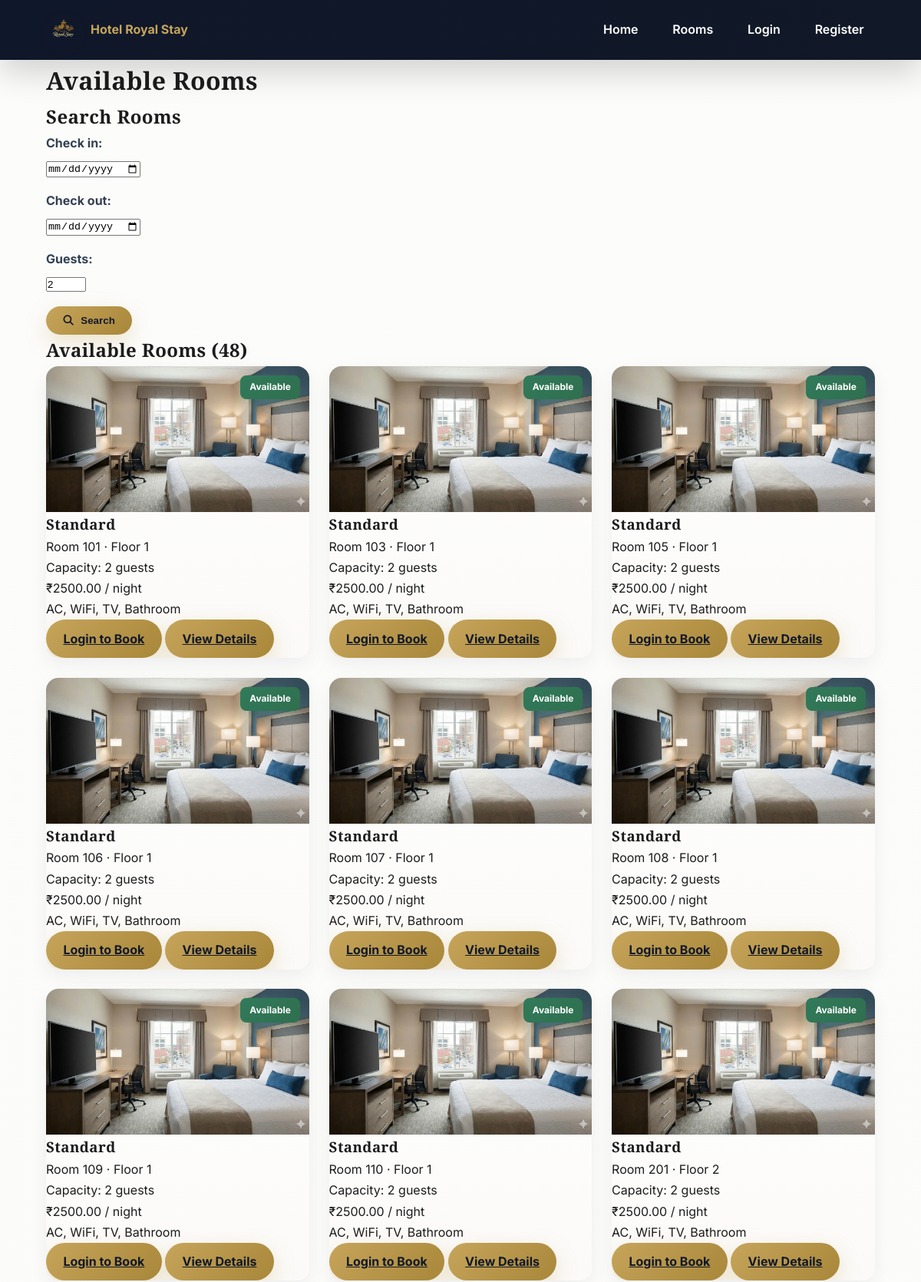
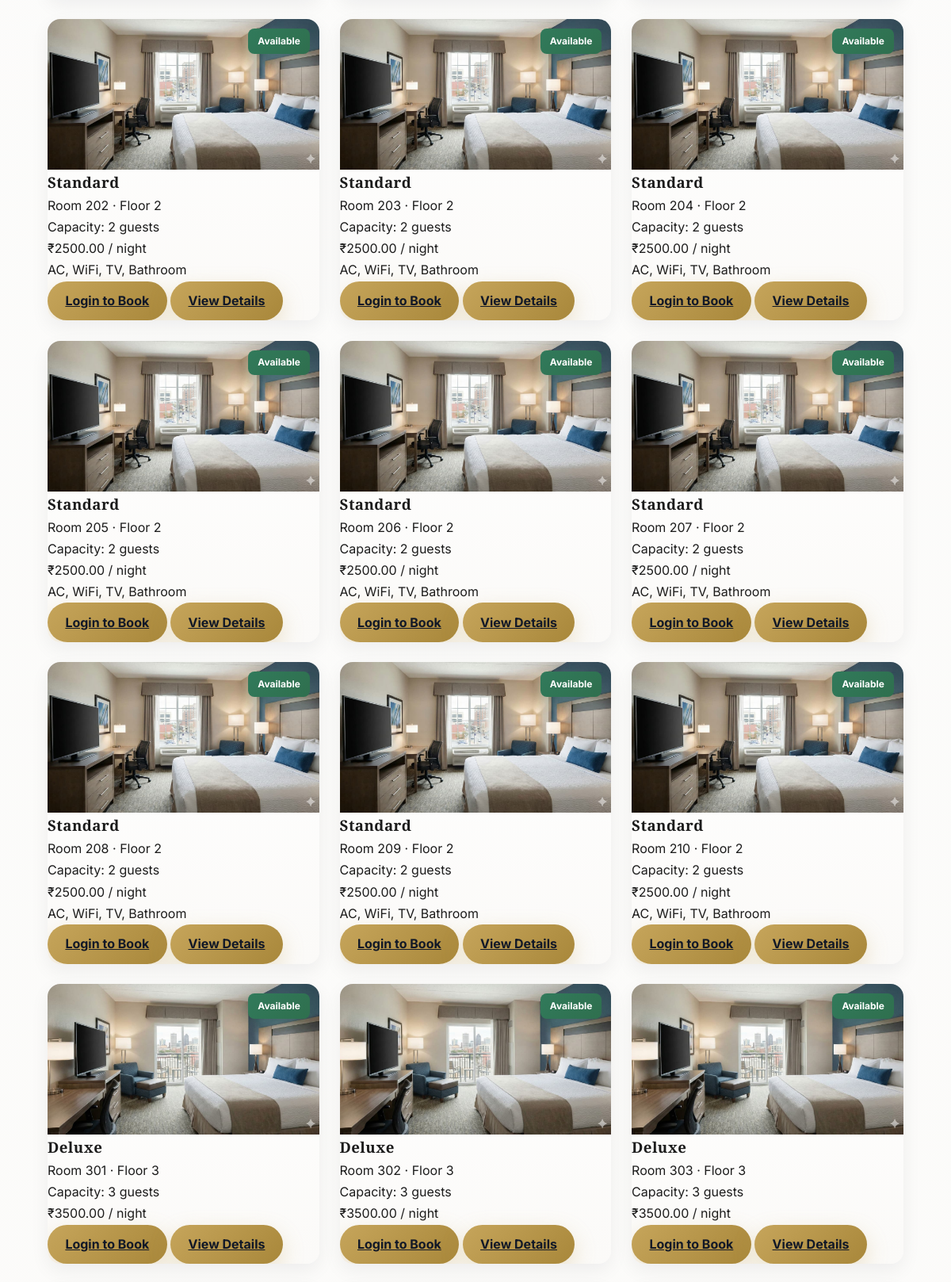
/rooms/ (upper part), run on the app's committed database (2 pictures, top to bottom).
### hotel/models.py (models this page shows, shortened)
class Room(models.Model):
    ROOM_STATUS = [
        ('available', 'Available'),
        ('occupied', 'Occupied'),
        ('maintenance', 'Maintenance'),
    ]
    room_number = models.CharField(max_length=10, unique=True)
    room_type = models.ForeignKey(RoomType, on_delete=models.CASCADE)
    floor_number = models.IntegerField()
    status = models.CharField(
        max_length=20,
        choices=ROOM_STATUS,
        default="available"
    )
    is_active = models.BooleanField(default=True)

class RoomType(models.Model):
    name = models.CharField(max_length=100)
    description = models.TextField()
    price_per_night = models.DecimalField(max_digits=10, decimal_places=2)
    capacity = models.PositiveIntegerField()
    amenities = models.TextField()
    image = models.ImageField(upload_to="room_types/", null=True, blank=True)
    is_active = models.BooleanField(default=True)
    @property
    def image_url(self):
        if self.image:
            return self.image.url
        name = self.name.lower()
        if "standard" in name:
            return static("images/standard.jpeg")
        elif "deluxe" in name:
            return static("images/delux.jpeg")
        elif "suite" in name:
            return static("images/suite.jpeg")
        return static("images/default-room.jpeg")

### hotel/views.py (the view, shortened to what this page needs)
# urls.py: path("rooms/", views.room_list, name="room_list"),
def room_list(request):
    rooms = Room.objects.filter(status="available")
    form = RoomSearchForm(request.GET or None)
    return render(request, "hotel/room_list.html", {
        "form": form,
        "rooms": rooms
    })

### hotel/forms.py (shortened to what this page needs)
class RoomSearchForm(forms.Form):
    check_in = forms.DateField(
        widget=forms.DateInput(attrs={"type": "date"})
    )
    check_out = forms.DateField(
        widget=forms.DateInput(attrs={"type": "date"})
    )
    guests = forms.IntegerField(
        min_value=1,
        max_value=10,
        initial=2
    )

### templates/hotel/room_list.html (shortened to what this page needs)
{% extends "base.html" %}
{% load static %}
{% block content %}
<div class="rooms-page">
    <h1 class="page-title">Available Rooms</h1>
    <div class="search-container">
        <h2>Search Rooms</h2>
        <form method="get" action="{% url 'room_list' %}" class="search-form">
            <div class="form-group">
                {{ form.check_in.label_tag }}
                {{ form.check_in }}
            </div>
            <div class="form-group">
                {{ form.check_out.label_tag }}
                {{ form.check_out }}
            </div>
            <div class="form-group">
                {{ form.guests.label_tag }}
                {{ form.guests }}
            </div>
            <button type="submit" class="btn">
                <i class="fas fa-search"></i> Search
            </button>
        </form>
    </div>
    <div class="rooms-container">
        <h2>Available Rooms ({{ rooms.count }})</h2>
        {% if rooms %}
        <div class="rooms-grid">
            {% for room in rooms %}
            <div class="room-card">
                <img
                    src="{{ room.room_type.image_url }}"
                    alt="{{ room.room_type.name }}"
                    class="room-image"
                >
                <div class="room-info">
                    <h3>{{ room.room_type.name }}</h3>
                    <p class="room-meta">
                        Room {{ room.room_number }} · Floor {{ room.floor_number }}
                    </p>
                    <p class="room-meta">
                        Capacity: {{ room.room_type.capacity }} guests
                    </p>
                    <p class="room-price">
                        ₹{{ room.room_type.price_per_night }} / night
                    </p>
                    <p class="room-amenities">
                        {{ room.room_type.amenities|truncatewords:20 }}
                    </p>
                    <div class="room-actions">
                        {% if user.is_authenticated %}
                            <a href="{% url 'book_room' room.id %}" class="btn btn-primary">
                                Book Now
                            </a>
                        {% else %}
                            <a href="{% url 'login' %}?next={% url 'book_room' room.id %}" class="btn btn-primary">
                                Login to Book
                            </a>
                        {% endif %}
                        <a href="{% url 'room_detail' room.id %}" class="btn btn-secondary">
                            View Details
                        </a>
                    </div>
                </div>
            </div>
            {% endfor %}
        </div>
        {% else %}
        <div class="no-rooms">
            <p>No rooms available. Try different dates or guests.</p>
        </div>
        {% endif %}
    </div>
</div>
{% endblock %}

### templates/base.html (shortened to what this page needs)
{% load static %}
<!DOCTYPE html>
<html lang="en">
<head>
  <link rel="stylesheet" href="https://cdnjs.cloudflare.com/ajax/libs/font-awesome/6.4.0/css/all.min.css" />
  <link rel="stylesheet" href="{% static 'css/style.css' %}">
</head>
<body>
<header class="header">
  <div class="container">
    <nav class="navbar">
      <a href="{% url 'home' %}" class="logo">
        <img src="{% static 'images/logo.png' %}" alt="Hotel Royal Stay Logo" class="site-logo">
        <span>Hotel Royal Stay</span>
      </a>
      <ul class="nav-links">
        <li><a href="{% url 'home' %}">Home</a></li>
        <li><a href="{% url 'room_list' %}">Rooms</a></li>
        {% if user.is_authenticated %}
          <li><a href="{% url 'my_bookings' %}">My Bookings</a></li>
          <li><a href="{% url 'profile' %}">Profile</a></li>
          {% if user.is_staff %}
            <li><a href="{% url 'admin_dashboard' %}">Dashboard</a></li>
          {% endif %}
          <li class="user-nav">
            <span class="welcome-text">Welcome, {{ user.username }}</span>
            <a href="{% url 'logout' %}" class="btn">Logout</a>
          </li>
        {% else %}
          <li><a href="{% url 'login' %}">Login</a></li>
          <li><a href="{% url 'register' %}">Register</a></li>
        {% endif %}
      </ul>
    </nav>
  </div>
</header>
<main class="main-content">
  <div class="container">{% block content %}{% endblock %}</div>
</main>
</body>
</html>

### static/css/style.css (style rules this page uses)
* { margin: 0; padding: 0; box-sizing: border-box; }
:root { --primary:#c6a55b; --primary-dark:#a8873a; --secondary:#0f172a; --luxury-dark:#1c1c1c; --light:#faf9f7; --border:#e4e2de; --shadow-soft: 0 8px 24px rgba(16,24,40,0.06); --shadow-deep: 0 18px 40px rgba(0,0,0,0.16); }
body { font-family:"Inter",sans-serif; background: linear-gradient(180deg,#fcfcfb,#fbfaf8); color:var(--luxury-dark); line-height:1.7; -webkit-font-smoothing:antialiased; -moz-osx-font-smoothing:grayscale; }
h1,h2,h3 { font-family:"Playfair Display",serif; letter-spacing:0.4px; }
.container { width:90%; max-width:1200px; margin:auto; }
.header { background: linear-gradient(135deg,var(--secondary),#111827); position:sticky; top:0; z-index:1000; box-shadow:var(--shadow-deep); }
.navbar { display:flex; justify-content:space-between; align-items:center; padding:1rem 0; gap:1rem; }
.logo { display:flex; align-items:center; gap:12px; font-weight:700; color:var(--primary); text-decoration:none; }
.site-logo { height:46px; filter: drop-shadow(0 6px 18px rgba(198,165,91,0.15)); }
.nav-links { list-style:none; display:flex; gap:1rem; align-items:center; }
.nav-links a { color:#fff; text-decoration:none; padding:.45rem .9rem; border-radius:22px; transition:all .25s ease; font-weight:600; }
.btn { display:inline-flex; align-items:center; gap:.6rem; padding:.7rem 1.4rem; border-radius:30px; border:none; cursor:pointer; font-weight:700; color:#111827; background: linear-gradient(135deg,var(--primary),var(--primary-dark)); box-shadow: 0 10px 28px rgba(198,165,91,0.28); transition: transform .18s ease, box-shadow .18s ease; }
.card-grid, .rooms-grid { display:grid; grid-template-columns: repeat(auto-fit,minmax(280px,1fr)); gap:1.6rem; }
.card, .room-card { background: linear-gradient(180deg,#fff,#fbfaf8); border-radius:16px; overflow:hidden; box-shadow:var(--shadow-soft); transition:transform .28s cubic-bezier(.2,.9,.3,1), box-shadow .28s; position:relative; }
.card-img, .room-image { width:100%; height:190px; object-fit:cover; display:block; }
.room-card::after { content: "Available"; position:absolute; top:12px; right:12px; background: linear-gradient(135deg,#317a5b,#2f6f4e); color:#fff; padding:.35rem .75rem; font-size:.75rem; border-radius:8px; font-weight:700; box-shadow:0 6px 16px rgba(47,111,78,0.18); }
.form-group { margin-bottom:1rem; position:relative; }
.form-group label { font-weight:700; display:block; margin-bottom:.3rem; color:#344054; }

### data on the page
Room: room_type.name "Standard", room_number "101", floor_number "1", room_type.capacity "2", room_type.price_per_night "2500.00", room_type.amenities "AC, WiFi, TV, Bathroom"
Room: room_type.name "Standard", room_number "103", floor_number "1", room_type.capacity "2", room_type.price_per_night "2500.00", room_type.amenities "AC, WiFi, TV, Bathroom"
Room: room_type.name "Standard", room_number "105", floor_number "1", room_type.capacity "2", room_type.price_per_night "2500.00", room_type.amenities "AC, WiFi, TV, Bathroom"
Room: room_type.name "Standard", room_number "106", floor_number "1", room_type.capacity "2", room_type.price_per_night "2500.00", room_type.amenities "AC, WiFi, TV, Bathroom"
Room: room_type.name "Standard", room_number "107", floor_number "1", room_type.capacity "2", room_type.price_per_night "2500.00", room_type.amenities "AC, WiFi, TV, Bathroom"
Room: room_type.name "Standard", room_number "108", floor_number "1", room_type.capacity "2", room_type.price_per_night "2500.00", room_type.amenities "AC, WiFi, TV, Bathroom"
Room: room_type.name "Standard", room_number "109", floor_number "1", room_type.capacity "2", room_type.price_per_night "2500.00", room_type.amenities "AC, WiFi, TV, Bathroom"
Room: room_type.name "Standard", room_number "110", floor_number "1", room_type.capacity "2", room_type.price_per_night "2500.00", room_type.amenities "AC, WiFi, TV, Bathroom"
Room: room_type.name "Standard", room_number "201", floor_number "2", room_type.capacity "2", room_type.price_per_night "2500.00", room_type.amenities "AC, WiFi, TV, Bathroom"
Room: room_type.name "Standard", room_number "202", floor_number "2", room_type.capacity "2", room_type.price_per_night "2500.00", room_type.amenities "AC, WiFi, TV, Bathroom"
Room: room_type.name "Standard", room_number "203", floor_number "2", room_type.capacity "2", room_type.price_per_night "2500.00", room_type.amenities "AC, WiFi, TV, Bathroom"
Room: room_type.name "Standard", room_number "204", floor_number "2", room_type.capacity "2", room_type.price_per_night "2500.00", room_type.amenities "AC, WiFi, TV, Bathroom"
Room: room_type.name "Standard", room_number "205", floor_number "2", room_type.capacity "2", room_type.price_per_night "2500.00", room_type.amenities "AC, WiFi, TV, Bathroom"
Room: room_type.name "Standard", room_number "206", floor_number "2", room_type.capacity "2", room_type.price_per_night "2500.00", room_type.amenities "AC, WiFi, TV, Bathroom"
Room: room_type.name "Standard", room_number "207", floor_number "2", room_type.capacity "2", room_type.price_per_night "2500.00", room_type.amenities "AC, WiFi, TV, Bathroom"
Room: room_type.name "Standard", room_number "208", floor_number "2", room_type.capacity "2", room_type.price_per_night "2500.00", room_type.amenities "AC, WiFi, TV, Bathroom"
Room: room_type.name "Standard", room_number "209", floor_number "2", room_type.capacity "2", room_type.price_per_night "2500.00", room_type.amenities "AC, WiFi, TV, Bathroom"
Room: room_type.name "Standard", room_number "210", floor_number "2", room_type.capacity "2", room_type.price_per_night "2500.00", room_type.amenities "AC, WiFi, TV, Bathroom"
Room: room_type.name "Deluxe", room_number "301", floor_number "3", room_type.capacity "3", room_type.price_per_night "3500.00"
Room: room_type.name "Deluxe", room_number "302", floor_number "3", room_type.capacity "3", room_type.price_per_night "3500.00"
Room: room_type.name "Deluxe", room_number "303", floor_number "3", room_type.capacity "3", room_type.price_per_night "3500.00"

### other printed values
{{ rooms.count }} "48"
